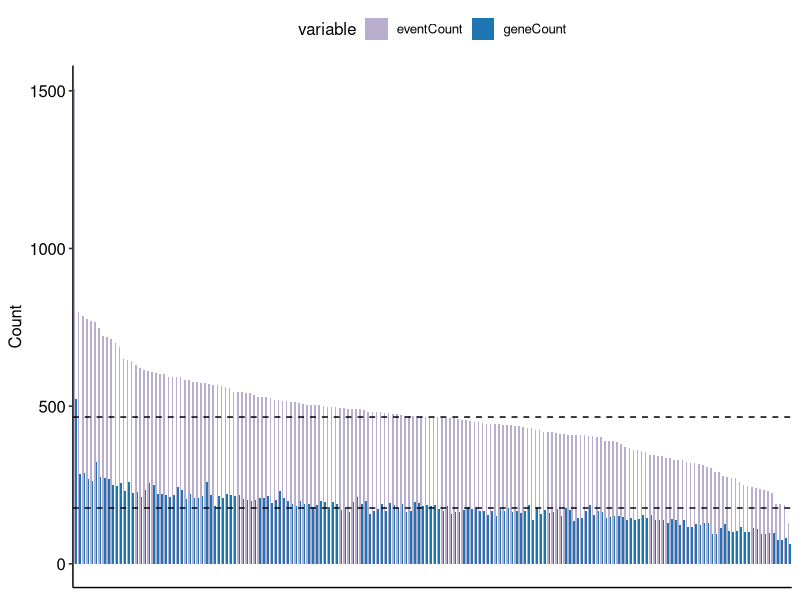
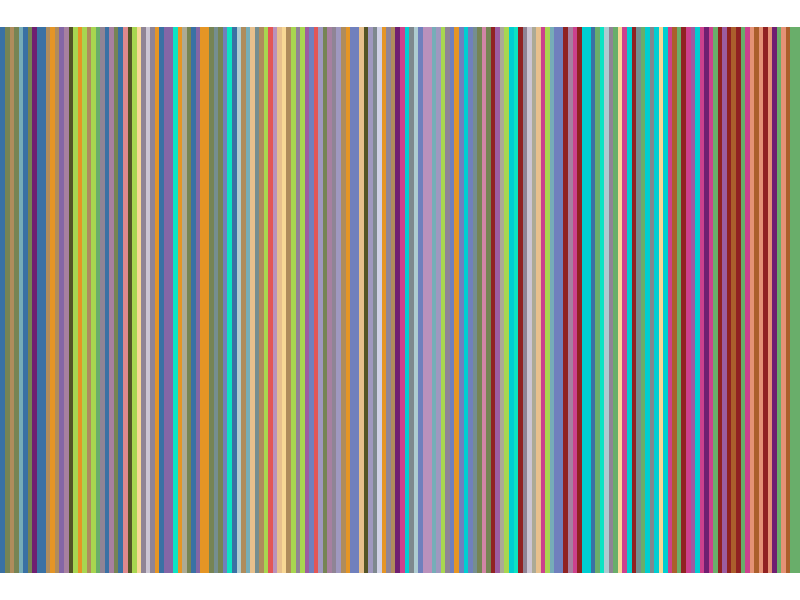
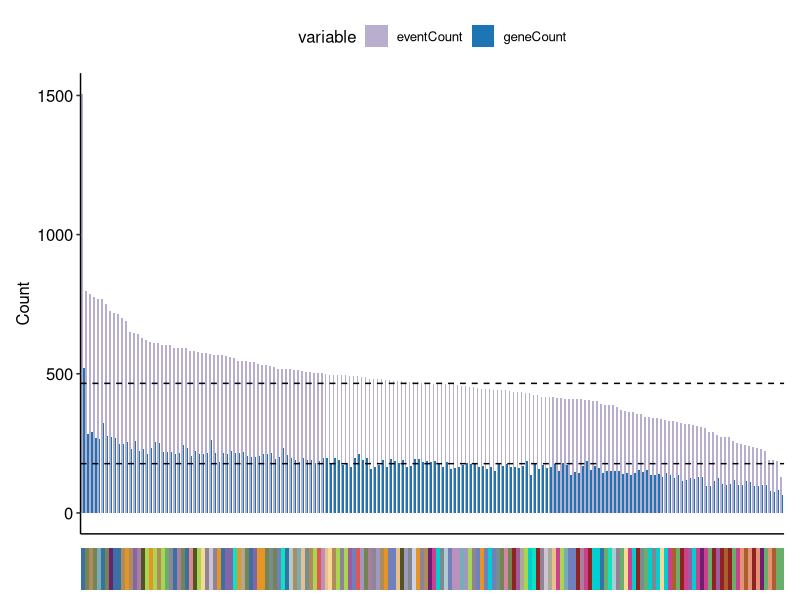
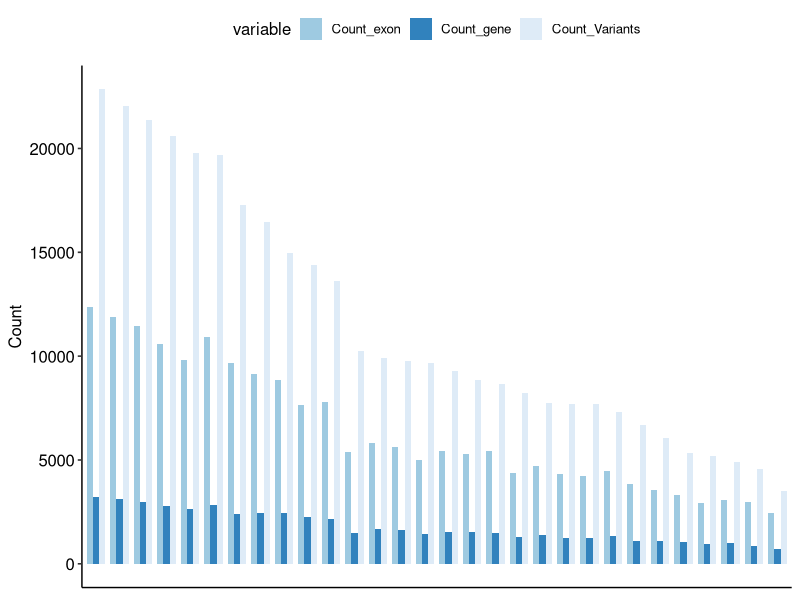
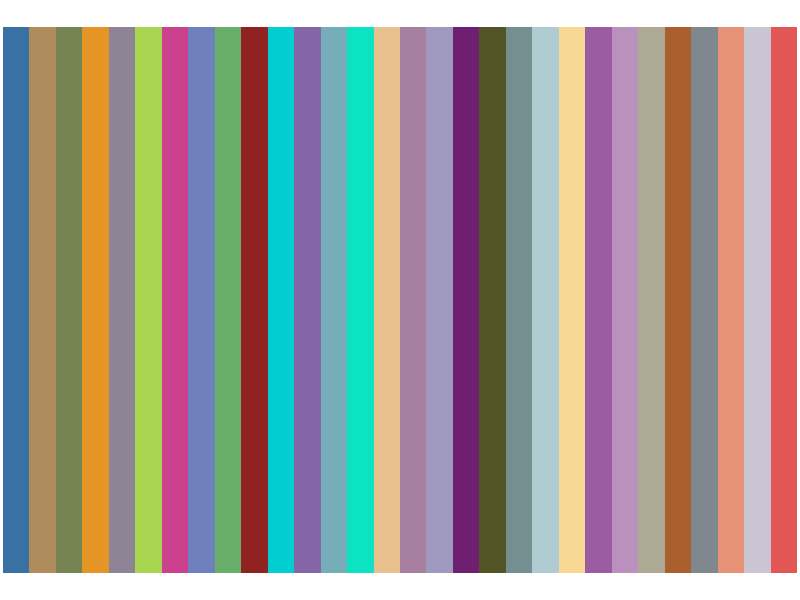
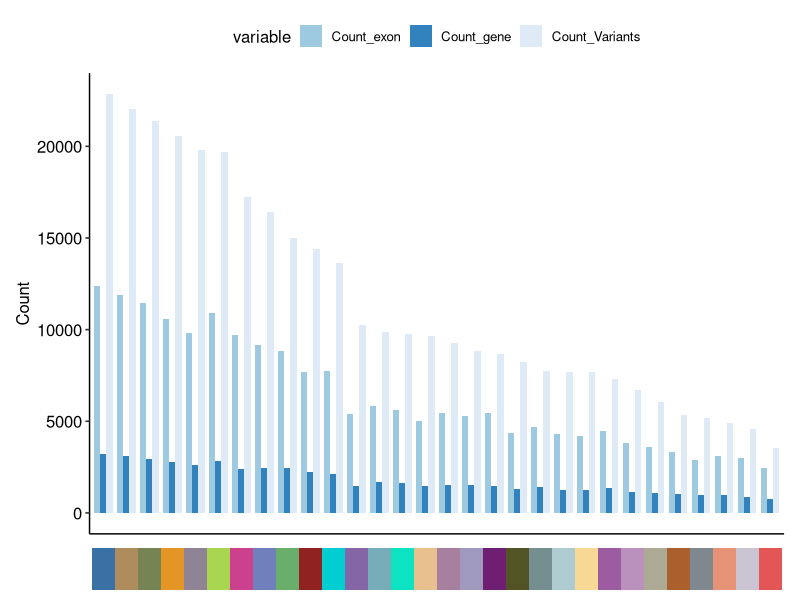

Write R code to recreate these figures, in order.


#==============================================#
#  isolaser resault #
# Supp-Figure-15#
#==============================================#
library(data.table)
library(dplyr)
library(magrittr)
library(tidyverse)
library(magrittr)
library(dplyr)
library(ggpubr)
library(patchwork)
setwd("/path/to/GTOP_code/supp/supp_fig15")


# Supp.Fig.15a  Number of unique cis-directed events and the numbe --------

df_count_by_sample <- fread("./input/Figure S15a.txt")
df_count_long <- melt(df_count_by_sample,id.vars = c("sample","donorID","Tissue","Tissue_Color_Code"))
df_count_long$sample <- factor(df_count_long$sample,levels = df_count_by_sample$sample)

p1 <- ggplot(df_count_long,aes(x=sample,y=value,fill=variable)) + 
  geom_bar(stat = "identity",width=.8,position = position_dodge()) + 
  geom_hline(yintercept = c(median(df_count_by_sample$eventCount),median(df_count_by_sample$geneCount)),linetype="dashed") +
  xlab("Number of events/genes")+
  theme_pubr() + 
  scale_fill_manual(
    values = c(eventCount = "#b9aece", geneCount = "#1d76b3")) +
  theme(
    axis.title.x = element_blank(),
    axis.text.x  = element_blank(),
    axis.ticks.x = element_blank()
  ) + ylab("Count");p1

df_count_by_sample$sample <- factor(df_count_by_sample$sample,levels = df_count_by_sample$sample)
p2 <- ggplot(df_count_by_sample,aes(x=sample,y=1,fill=Tissue)) + geom_tile() +
  theme_void() + scale_fill_manual(breaks = df_count_long$Tissue,values = paste0("#",df_count_long$Tissue_Color_Code)) + 
  theme(legend.position = "none");p2
library(patchwork)

p1 / p2  + plot_layout(heights = c(5, 0.5))


###Fig. S16b  Number of variants, exonic parts, and genes detected by mergingsamples of the same tissue type using isoLASER-joint


df_count_m <- fread("./input/Figure S15b.txt")

df_count_m$Tissue <- factor(df_count_m$Tissue,levels=unique(df_count_m$Tissue))

p3 <- ggplot(df_count_m,aes(x=Tissue,y=value,fill=variable)) + 
  geom_bar(stat = "identity",width=.8,position = position_dodge()) + 
  geom_hline(yintercept = c(median(df_count_m$Count_Variants),median(df_count_m$Count_exon),median(df_count_m$Count_gene)),
             linetype="dashed")  + theme_pubr() + 
  scale_fill_manual(
    values = c(Count_Variants = "#deebf7", Count_exon = "#9ecae1",Count_gene="#3182bd")) +
  theme(
    axis.title.x = element_blank(),
    axis.text.x  = element_blank(),
    axis.ticks.x = element_blank()
  ) + ylab("Count");p3


color <- df_count_m %>% distinct(Tissue, Tissue_Color_Code)


p4 <- ggplot(color,aes(x=Tissue,y=1,fill=Tissue)) + geom_tile() +
  theme_void() + 
  scale_fill_manual(breaks = color$Tissue,
                    values = setNames(paste0("#",color$Tissue_Color_Code),
                                      color$Tissue)) + 
  theme(legend.position = "none");p4


p3 / p4  + plot_layout(heights = c(5, 0.5))

